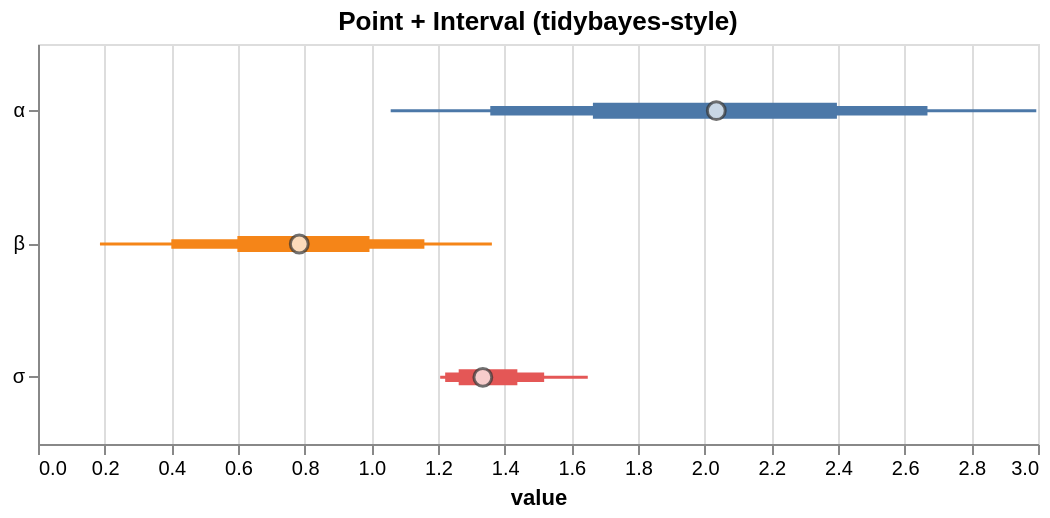

Write the Vega-Lite specification saved for this chart.
### Vega-Lite specification from a JSON file in a GitHub repository (floating-point values rounded to 4 significant figures)
{"$schema": "https://vega.github.io/schema/vega-lite/v5.json", "config": {"axis": {"labelLimit": 0}, "header": {"labelLimit": 0}, "legend": {"labelLimit": 0}}, "data": {"values": [{"__point__": 1.334, "hi_0_5_": 1.438, "hi_0_8_": 1.518, "hi_0_95_": 1.649, "lo_0_5_": 1.262, "lo_0_8_": 1.222, "lo_0_95_": 1.207, "parameter": "σ"}, {"__point__": 2.035, "hi_0_5_": 2.397, "hi_0_8_": 2.668, "hi_0_95_": 2.995, "lo_0_5_": 1.665, "lo_0_8_": 1.357, "lo_0_95_": 1.058, "parameter": "α"}, {"__point__": 0.7838, "hi_0_5_": 0.9944, "hi_0_8_": 1.159, "hi_0_95_": 1.362, "lo_0_5_": 0.5981, "lo_0_8_": 0.3999, "lo_0_95_": 0.1859, "parameter": "β"}]}, "height": 200, "layer": [{"encoding": {"color": {"field": "parameter", "legend": null, "type": "nominal"}, "tooltip": [{"field": "__point__", "title": "value (estimate)", "type": "quantitative"}, {"field": "parameter", "type": "nominal"}, {"field": "lo_0_95_", "title": "95% lo", "type": "quantitative"}, {"field": "hi_0_95_", "title": "95% hi", "type": "quantitative"}], "x": {"field": "lo_0_95_", "scale": {"zero": false}, "title": "value", "type": "quantitative"}, "x2": {"field": "hi_0_95_"}, "y": {"axis": {"title": null}, "field": "parameter", "type": "nominal"}}, "mark": {"strokeWidth": 1.5, "type": "rule"}, "params": [{"bind": "scales", "name": "grid", "select": {"encodings": ["x"], "type": "interval"}}]}, {"encoding": {"color": {"field": "parameter", "legend": null, "type": "nominal"}, "tooltip": [{"field": "__point__", "title": "value (estimate)", "type": "quantitative"}, {"field": "parameter", "type": "nominal"}, {"field": "lo_0_95_", "title": "95% lo", "type": "quantitative"}, {"field": "hi_0_95_", "title": "95% hi", "type": "quantitative"}], "x": {"field": "lo_0_8_", "scale": {"zero": false}, "title": "value", "type": "quantitative"}, "x2": {"field": "hi_0_8_"}, "y": {"axis": {"title": null}, "field": "parameter", "type": "nominal"}}, "mark": {"strokeWidth": 4.75, "type": "rule"}}, {"encoding": {"color": {"field": "parameter", "legend": null, "type": "nominal"}, "tooltip": [{"field": "__point__", "title": "value (estimate)", "type": "quantitative"}, {"field": "parameter", "type": "nominal"}, {"field": "lo_0_95_", "title": "95% lo", "type": "quantitative"}, {"field": "hi_0_95_", "title": "95% hi", "type": "quantitative"}], "x": {"field": "lo_0_5_", "scale": {"zero": false}, "title": "value", "type": "quantitative"}, "x2": {"field": "hi_0_5_"}, "y": {"axis": {"title": null}, "field": "parameter", "type": "nominal"}}, "mark": {"strokeWidth": 8.0, "type": "rule"}}, {"encoding": {"tooltip": [{"field": "__point__", "title": "value (estimate)", "type": "quantitative"}, {"field": "parameter", "type": "nominal"}, {"field": "lo_0_95_", "title": "95% lo", "type": "quantitative"}, {"field": "hi_0_95_", "title": "95% hi", "type": "quantitative"}], "x": {"field": "__point__", "scale": {"zero": false}, "type": "quantitative"}, "y": {"field": "parameter", "type": "nominal"}}, "mark": {"color": "white", "filled": true, "size": 80, "stroke": "#333", "strokeWidth": 1.5, "type": "point"}}], "title": "Point + Interval (tidybayes-style)", "width": 500}
